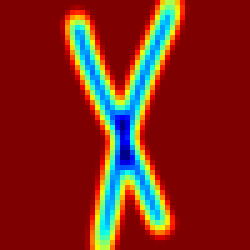
#> input picture current_symbol0_1.png, 50 x 50 px (shown 5 times larger); its folder holds only this picture in this run
$ python predict.py current_symbol0_1.png current_symbol0_2.png   (Python 2 division)
#> lines starting #> are read from the running program, lines starting #| are printed output that depends on the picture
#> in file_to_raw_symbols, ioverall is the input picture: shape (50, 50, 4); mean R, G, B, A 130.3, 37.2, 25.8, 255
import sys
from skimage import io
from skimage import morphology
from skimage import color
import numpy as np
import warnings
import skimage
import glob
from skimage import measure
from skimage import feature
from sklearn.externals import joblib
from matplotlib import pyplot as plt
import os
warnings.filterwarnings("ignore")

LATEX_BOOK = {
    'a' : 'a',
    'b' : 'b',
    'c' : 'c',
    'd' : 'd',
    'e' : 'e',
    'i' : 'i',
    'j' : 'j',
    'q' : 'q',
    'x' : 'x',
    'nn' : 'N',
    'mm' : 'M',
    '0' : '0',
    '1' : '1',
    '2' : '2',
    '3' : '3',
    '4' : '4',
    '5' : '5',
    '6' : '6',
    '7' : '7',
    '8' : '8',
    '9' : '9',
    'plus' : '+',
    'minus' : '-',
    'int' : '\\int ',
    'leftparen' : '(',
    'rightparen' : ')',
    'sum':'\\sum ',
    'v' : 'v',
    'ww' : 'W',
    'divslash' : '/',
    'u' : 'u',
    'ii' : 'I',
    'comma' : ','
}

# [11 lines left out: function find_average_size, not called in this run]


def myresize(images, image_size):
    inp_processedz = np.zeros((len(images), image_size[0] * image_size[1]))
    iprocessedz = np.zeros((len(images), image_size[0], image_size[1]))
    for i, image in enumerate(images):
        image = image.squeeze()
        image = skimage.filters.gaussian(image, 1)
        image = skimage.transform.resize(image, image_size)
        iprocessedz[i, :, :] = image
        inp_processedz[i, :] = image.flatten()
    return inp_processedz, iprocessedz


DEFAULT_IMAGE_SIZE = (40,40)


def find_symbol(image):
    '''
    Assumes background of 0 and objects closer to 1
    '''
    nz = np.nonzero(image)
    rowmin = np.min(nz[0])
    rowmax = np.max(nz[0])
    colmin = np.min(nz[1])
    colmax = np.max(nz[1])
    return rowmin, rowmax, colmin, colmax


def thresh_label(image, label):
    image_th = image.copy()
    image_th[image == label] = 1
    image_th[image != label] = 0
    return image_th


def square_image(image):
    height = image.shape[0]
    width = image.shape[1]
    themax = max(height, width)
    newimage = np.ones((themax, themax))
    if(height > width):
        diff = (height - width)//2
        newimage[:,diff:diff+width] = image
    else:
        diff = (width - height)/2
        newimage[diff:diff+height, :] = image
    return newimage


# [7 lines left out: function find_closest, not called in this run]


def seperate_symbols(overall_image):
    '''
    Returns all squared, grayed, symbols
    '''
    overall_image = color.rgb2gray(overall_image)
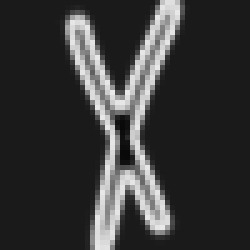
#> overall_image: shape (50, 50) float64 (shown 5 times larger); min 0.0359, max 0.915, mean 0.22
    ithresh = overall_image.copy()
    ithresh[overall_image < 1] = 1
#> ithresh: shape (50, 50) float64; every value is 1
    ithresh[overall_image == 1] = 0
    ithresh = morphology.closing(ithresh, morphology.disk(5))
    ilabels = measure.label(ithresh, background=0)
#> ilabels: shape (50, 50) int64; every value is 1
    symbols = []
    labels = []

    # Find the large labels
    for label in range(1, np.max(ilabels)+1):
        label_th = thresh_label(ilabels, label)
        count = np.count_nonzero(label_th)
        if(count > 50):
            labels.append(label)
        else:
            newlabel = find_closest(ilabels, label)
            ilabels[ilabels == label] = newlabel
#> this loop made 1 pass
#> count on pass 1: 2500
#> after the loop, labels = [1]

    if(len(labels) == 0):
        raise Exception('Bad image!')

    for label in labels:
        label_th = thresh_label(ilabels, label)
        rowmin, rowmax, colmin, colmax = find_symbol(label_th)
        isymbol = overall_image[rowmin:rowmax+1,colmin:colmax+1]
        srowmin, srowmax, scolmin, scolmax = find_symbol(1 - isymbol)
        isymbol = isymbol[srowmin:srowmax + 1, scolmin:scolmax+1]
        symbols.append((colmin, isymbol))
#> this loop made 1 pass
#> after the loop, symbols = 1 item

    sorted_by_colmin = sorted(symbols, key=lambda tup: tup[0])
#> sorted_by_colmin = 1 item
    symbols = [el[1] for el in sorted_by_colmin]
    symbols = np.array(symbols)
    square_symbols = []
    for symbol in symbols:
        ss = square_image(symbol)
        square_symbols.append(ss)
#> this loop made 1 pass
#> (height in square_image, width in square_image, themax in square_image, diff in square_image) on pass 1: (50, 50, 50, 0)
#> after the loop, square_symbols = 1 item
    return ilabels, np.array(square_symbols)


def preprocess_images(images):
    image_size = (40,40)
    X, images = myresize(images, image_size)
#> the loop in myresize, `for i, image in enumerate(images):` made 1 pass
#> pass 1, in myresize, `image = skimage.filters.gaussian(image, 1)`:
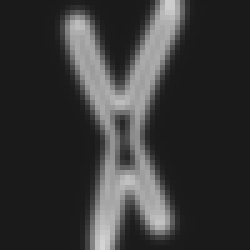
#> image: shape (50, 50) float64 (shown 5 times larger); min 0.106, max 0.839, mean 0.22
#> pass 1, in myresize, `image = skimage.transform.resize(image, image_size)`:
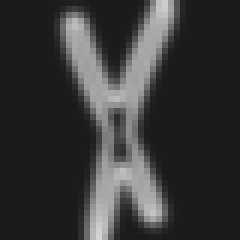
#> image: shape (40, 40) float64 (shown 6 times larger); min 0.106, max 0.829, mean 0.22

    inputs_hog = []
    images_hog = []
    for image in images:
        inputhog, ihog = skimage.feature.hog(image, visualise=True)
        inputs_hog.append(inputhog)
        images_hog.append(ihog)
#> this loop made 1 pass
#> pass 1, in preprocess_images, `inputhog, ihog = skimage.feature.hog(image, visualise=True)`:
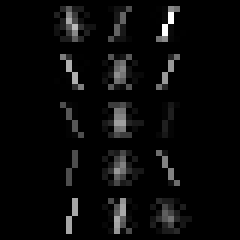
#> ihog: shape (40, 40) float64 (shown 6 times larger); min 0, max 0.224, mean 0.00906; drawn with min black and max white
#> after the loop, images_hog = 1 item; inputs_hog = 1 item

    inputs_hog = np.array(inputs_hog)
    images_hog = np.array(images_hog)

    return inputs_hog, images_hog


# [5 lines left out: function prediction_to_latex, not called in this run]


def file_to_raw_symbols(fn, single_symbol=False):
    ioverall = io.imread(fn)
    ilabels, irawsymbols = seperate_symbols(ioverall)
    return ilabels, irawsymbols


# [18 lines left out: function get_custom_data, not called in this run]


DIRTEMP = "C:\\Users\\mmnor\\Projects\\autolatex\\temp"

def do_the_damn_thing(fnimage, fnmodel, count):
    ilabels, irawsymbols = file_to_raw_symbols(fnimage)
    Xt, images_hog = preprocess_images(irawsymbols)
#> (the run stopped early here; a loop or call above may not have finished)

$ run again, on current_symbol0_2.png
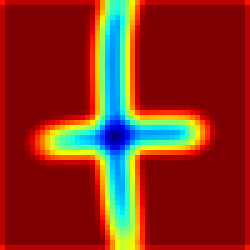
#> input picture current_symbol0_2.png, 50 x 50 px (shown 5 times larger)
#> in file_to_raw_symbols, ioverall is the input picture: shape (50, 50, 4); mean R, G, B, A 138.3, 45.7, 28.1, 255
#> in seperate_symbols, `overall_image = color.rgb2gray(overall_image)`:
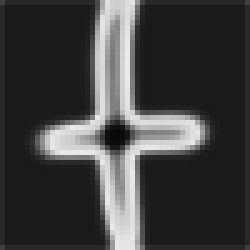
#> overall_image: shape (50, 50) float64 (shown 5 times larger); min 0.0359, max 0.915, mean 0.251
#> ithresh: shape (50, 50) float64; every value is 1
#> ilabels: shape (50, 50) int64; every value is 1
#> the loop in seperate_symbols, `for label in range(1, np.max(ilabels)+1):` made 1 pass
#> count on pass 1: 2500
#> after the loop in seperate_symbols, `for label in range(1, np.max(ilabels)+1):`: labels = [1]
#> the loop in seperate_symbols, `for label in labels:` made 1 pass
#> after the loop in seperate_symbols, `for label in labels:`: symbols = 1 item
#> the loop in seperate_symbols, `for symbol in symbols:` made 1 pass
#> (height in square_image, width in square_image, themax in square_image, diff in square_image) on pass 1: (50, 50, 50, 0)
#> the loop in myresize, `for i, image in enumerate(images):` made 1 pass
#> the loop in preprocess_images, `for image in images:` made 1 pass
#> pass 1, in preprocess_images, `inputhog, ihog = skimage.feature.hog(image, visualise=True)`:
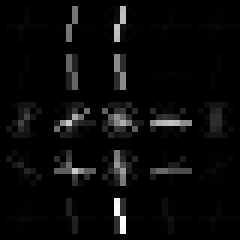
#> ihog: shape (40, 40) float64 (shown 6 times larger); min 0, max 0.262, mean 0.0103; drawn with min black and max white

$ run again, on current_symbol0_3.png
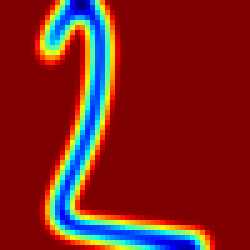
#> input picture current_symbol0_3.png, 50 x 50 px (shown 5 times larger)
#> in file_to_raw_symbols, ioverall is the input picture: shape (50, 50, 4); mean R, G, B, A 126.6, 33.8, 30.6, 255
#> in seperate_symbols, `overall_image = color.rgb2gray(overall_image)`:
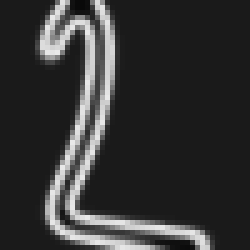
#> overall_image: shape (50, 50) float64 (shown 5 times larger); min 0.0359, max 0.915, mean 0.209
#> ithresh: shape (50, 50) float64; every value is 1
#> ilabels: shape (50, 50) int64; every value is 1
#> the loop in seperate_symbols, `for label in range(1, np.max(ilabels)+1):` made 1 pass
#> count on pass 1: 2500
#> after the loop in seperate_symbols, `for label in range(1, np.max(ilabels)+1):`: labels = [1]
#> the loop in seperate_symbols, `for label in labels:` made 1 pass
#> after the loop in seperate_symbols, `for label in labels:`: symbols = 1 item
#> the loop in seperate_symbols, `for symbol in symbols:` made 1 pass
#> (height in square_image, width in square_image, themax in square_image, diff in square_image) on pass 1: (50, 50, 50, 0)
#> the loop in myresize, `for i, image in enumerate(images):` made 1 pass
#> the loop in preprocess_images, `for image in images:` made 1 pass
#> pass 1, in preprocess_images, `inputhog, ihog = skimage.feature.hog(image, visualise=True)`:
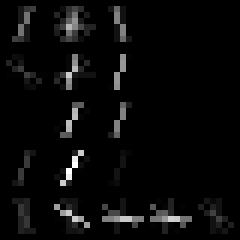
#> ihog: shape (40, 40) float64 (shown 6 times larger); min 0, max 0.212, mean 0.008; drawn with min black and max white
